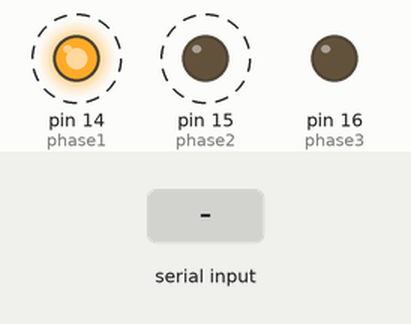
This sketch was run on a simulated Arduino Uno, built with avr-gcc and run on an emulated ATmega328P. Shown: output pins drawn as LEDs (lit = HIGH). Dashed ring = blinking. The inputs (shaded band) are chosen by the test bench.

Above: at 0.07 s.
1.3 s: "90,45\n" received over Serial
4.3 s: "30,150\n" received over Serial
At 5.1 s:
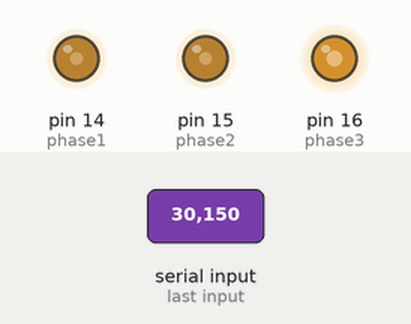
7.3 s: "90\n" received over Serial
At 8.1 s:
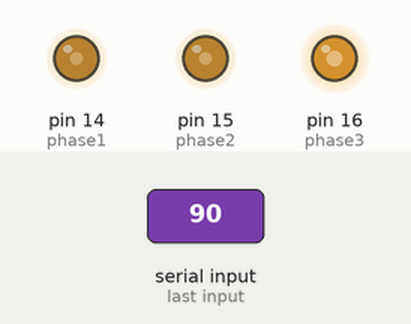
8.9 s: "90,45\n" received over Serial
At 9.6 s:
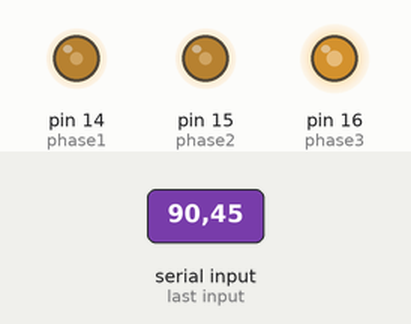
10.5 s: "30,150\n" received over Serial
At 10.81 s:
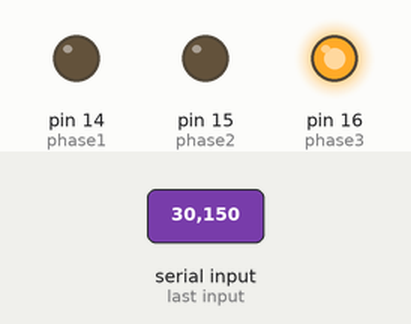
Timing chart, 0 to 13.5 s (numbered marks = the images above; inputs shaded):
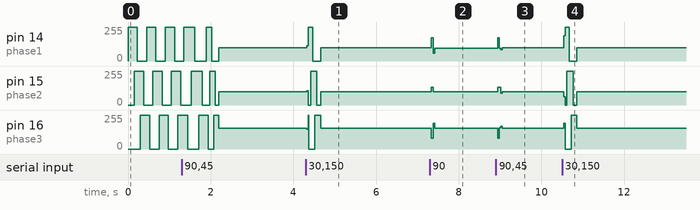

Measured:
- after the input at 4.3 s, pin 14 (phase1): 98/255 → 255/255 at once, → 0/255 0.15 s later, → 98/255 0.19 s later; pin 15 (phase2): 98/255 → 255/255 at once, → 0/255 0.25 s later, → 98/255 0.09 s later; pin 16 (phase3): 157/255 → 0/255 at once, → 255/255 0.20 s later, → 157/255 0.14 s later
- after the input at 7.3 s, pin 14 (phase1): 98/255 → 97/255 at once; pin 15 (phase2): 98/255 → 100/255 at once; pin 16 (phase3): 157/255 → 80/255 at once, → 195/255 0.04 s later, → 157/255 0.04 s later
- after the input at 8.9 s, pin 14 (phase1): 97/255 → 98/255 at once; pin 15 (phase2): 100/255 → 135/255 at once, → 98/255 0.08 s later; pin 16 (phase3): 157/255 → 80/255 at once, → 159/255 0.04 s later, → 172/255 0.04 s later, → 157/255 0.04 s later
- after the input at 10.5 s, pin 14 (phase1): 98/255 → 255/255 at once, → 0/255 0.13 s later, → 98/255 0.19 s later; pin 15 (phase2): 98/255 → 255/255 at once, → 0/255 0.23 s later, → 98/255 0.09 s later; pin 16 (phase3): 157/255 → 0/255 at once, → 255/255 0.18 s later, → 157/255 0.14 s later

The sketch:

PhaseMotor.ino
```cpp
int phase1 = 14;
int phase2 = 15;
int phase3 = 16;

void setup()
{
  pinMode(phase1, OUTPUT);
  pinMode(phase2, OUTPUT);
  pinMode(phase3, OUTPUT);
  Serial.begin(9600);
}

int d = 75;

void loop()
{
  if(Serial.available()>0)
  {
    String s = "";
    for(int i = 0; i < Serial.available(); i++)
    s += (char)Serial.read();
    d = s.toInt();
  }

  digitalWrite(phase1, HIGH);
  delay(d);
  digitalWrite(phase3, LOW);
  delay(d);
  digitalWrite(phase2, HIGH);
  delay(d);
  digitalWrite(phase1, LOW);
  delay(d);
  digitalWrite(phase3, HIGH);
  delay(d);
  digitalWrite(phase2, LOW);
  delay(d);
}
```
